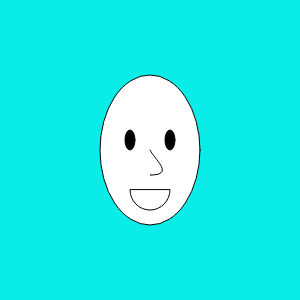
Frame 1 (no input)
Frame 60 (no input): identical to frame 1, image omitted
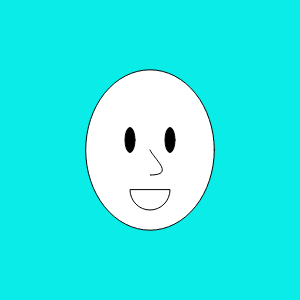
Frame 120 (the mouse pressed at the canvas centre since frame 60)

The p5.js sketch that drew these frames (run headless with seeded random() and noise() and a simulated clock; from frame 60 on, the mouse is pressed at the canvas centre):

// p5.js sketch
// ── sketch.js
var eyeSize = 20;
var faceWidth = 100;
var faceHeight = 150;
var x = 150;
var y = 150;
var mouth= 150

function setup(){
  createCanvas (300,300);
}

function draw(){
  background(10,236,232);
  fill(255,255,255)
  ellipse(x, y, faceWidth, faceHeight);
  fill(0)
  ellipse( 170,140, 10, eyeSize)
  ellipse(130, 140, 10, eyeSize)
  noFill();
stroke(0, 0, 0);
bezier(150, 175, 175, 175, 155,160, 150, 150);
arc(150, 190, 40, 40, 0,PI, CHORD);

  //.....kóði sem staðsetur augun m.v. x, y, faceWidth og faceHeight ætti að koma hér.

}

function mousePressed(){
  //Í hvert sinn sem músinni er smellt fá breyturnar ný gildi.
  faceWidth  = random(75, 150);
  faceHeight = random(150, 200);
  eyeSize    = random(10,  30);
}
